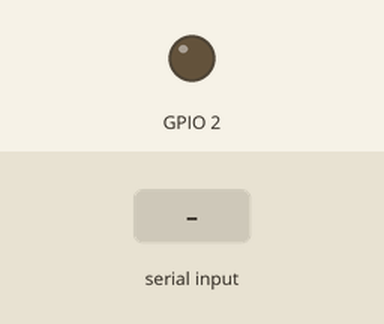
Bench run of a sketch on a simulated ESP32. Parts: output pins drawn as LEDs (lit = HIGH). The inputs (shaded band) are chosen by the test bench. What the sketch prints to the serial monitor is not drawn.

Above: at 4.2 s.
4.3 s: "1" received over the second serial link
Timing chart, 0 to 7.3 s (numbered marks = the images above; inputs shaded):
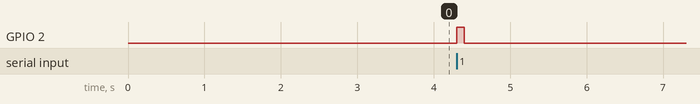

Measured:
- after the input at 4.3 s, GPIO 2: LOW → HIGH at once, → LOW 0.10 s later

The sketch:

serial_com_test.ino
```cpp
//messages = right shoulder, right elbow, left shoulder, left elbow
#include <WiFi.h>
#include <esp_wifi.h>
#include <esp_now.h>

#define RXD2 16
#define TXD2 17
#define CAM_BAUD 115200

int recvData;

HardwareSerial camSerial(2);

//MAC addr:
uint8_t dancer_addr[] = {0xA0, 0xDD, 0x6C, 0x0F, 0x79, 0x38};
uint8_t drummer_addr[] = {0xA0, 0xA3, 0xB3, 0xFE, 0xD7, 0xC4};
uint8_t pianist_addr[] = {0xA8, 0x42, 0xE3, 0xA8, 0x73, 0x44};
uint8_t curtains_addr[] = {0x10, 0x06, 0x1C, 0x68, 0x42, 0x7C};

typedef struct struct_dancer
{
  byte value;
  byte param1;
  byte param2;
  byte param3;
  byte param4;
} struct_dancer;

typedef struct struct_musicians
{
  byte song;
  byte sync;
} struct_musicians;

typedef struct struct_curtains
{
  bool open;
} struct_curtains;

struct_dancer dancer_mes;
struct_musicians drummer_mes;
struct_musicians pianist_mes;
struct_curtains curtains_mes;  //0 = closed; 1 = open

esp_now_peer_info_t peerInfo;

void setup(){
  //init serial
  Serial.begin(115200);
  camSerial.begin(CAM_BAUD, SERIAL_8N1, RXD2, TXD2);
  //init WiFi & read MAC address
  WiFi.mode(WIFI_STA);
  uint8_t baseMac[6];
  esp_err_t ret = esp_wifi_get_mac(WIFI_IF_STA, baseMac);
  Serial.printf("My MAC address: {0x%02X, 0x%02X, 0x%02X, 0x%02X, 0x%02X, 0x%02X}\n",
                baseMac[0], baseMac[1], baseMac[2],
                baseMac[3], baseMac[4], baseMac[5]);
  //init esp-now
  if (esp_now_init() != ESP_OK)
  {
    Serial.println("Error initializing ESP-NOW");
    return;
  }
  /*//register peers
  peerInfo.channel = 0;
  peerInfo.encrypt = false;
  //add peers
  memcpy(peerInfo.peer_addr, dancer_addr, 6);
  if(esp_now_add_peer(&peerInfo) != ESP_OK)
  {
    Serial.println("Failed to add peer");
    return;
  }
  memcpy(peerInfo.peer_addr, drummer_addr, 6);
  if(esp_now_add_peer(&peerInfo) != ESP_OK)
  {
    Serial.println("Failed to add peer");
    return;
  }
  memcpy(peerInfo.peer_addr, pianist_addr, 6);
  if(esp_now_add_peer(&peerInfo) != ESP_OK)
  {
    Serial.println("Failed to add peer");
    return;
  }
  memcpy(peerInfo.peer_addr, curtains_addr, 6);
  if(esp_now_add_peer(&peerInfo) != ESP_OK)
  {
    Serial.println("Failed to add peer");
    return;
  }*/

  dancer_mes.value = 0;
  dancer_mes.param1 = 0;
  dancer_mes.param2 = 0;
  dancer_mes.param3 = 0;
  dancer_mes.param4 = 0;
  drummer_mes.song = 0;
  drummer_mes.sync = 1;
  pianist_mes.song = 0;
  pianist_mes.sync = 1;
  curtains_mes.open = 0;

  pinMode(2, OUTPUT);
  delay(3000);
}

void loop(){
  if(camSerial.available())
  {
    while (camSerial.available()){
      digitalWrite(2, HIGH);
      recvData = camSerial.read();
      Serial.print(recvData);
      Serial.print(" ");
    }
    Serial.println();
    delay(100);
    digitalWrite(2, LOW);
    if(recvData == 3)
    {
      delay(1000);
      camSerial.write(5);
      Serial.println("Sending...");
    }
  }
}
```
